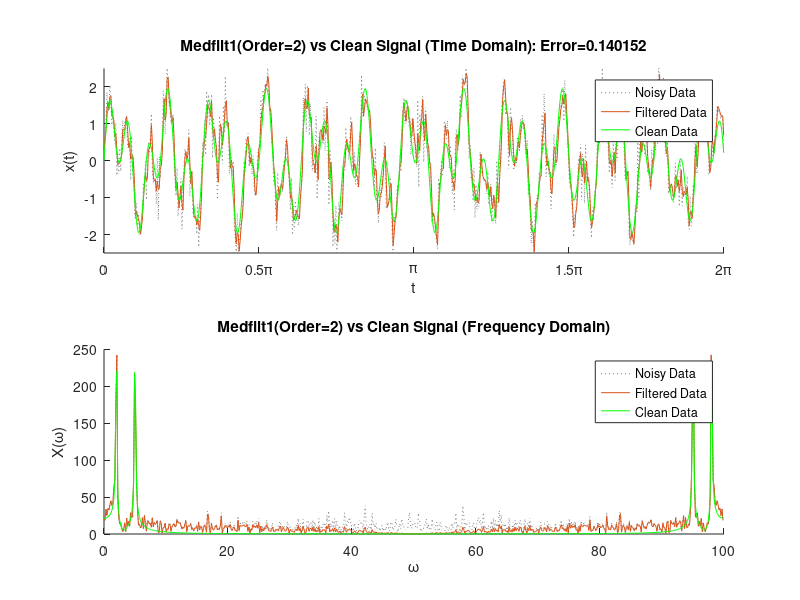
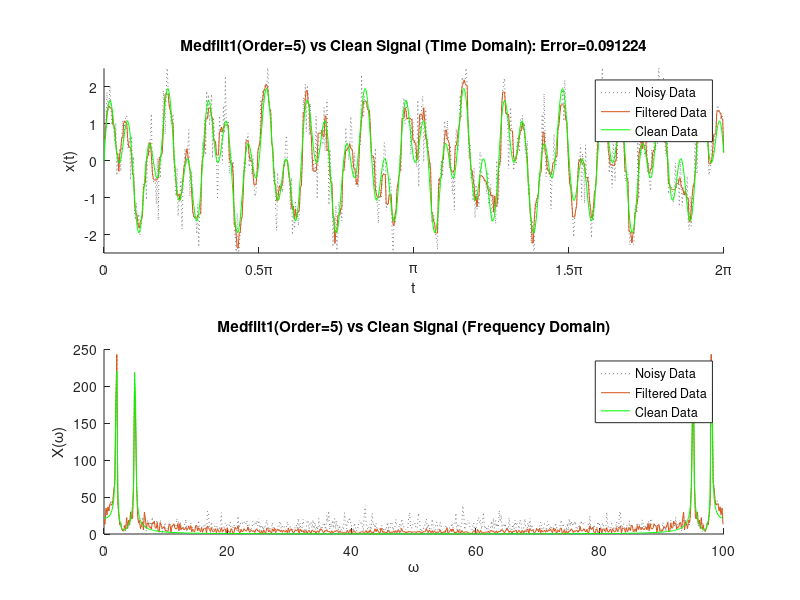
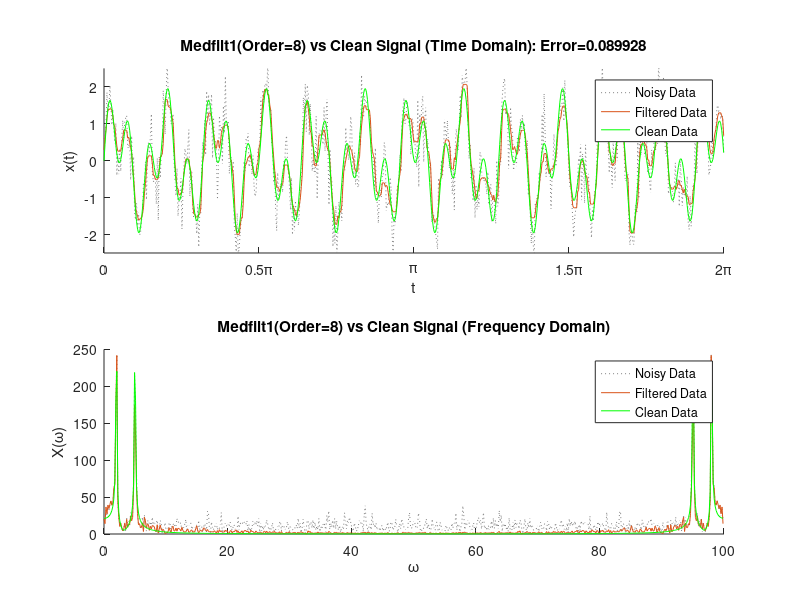
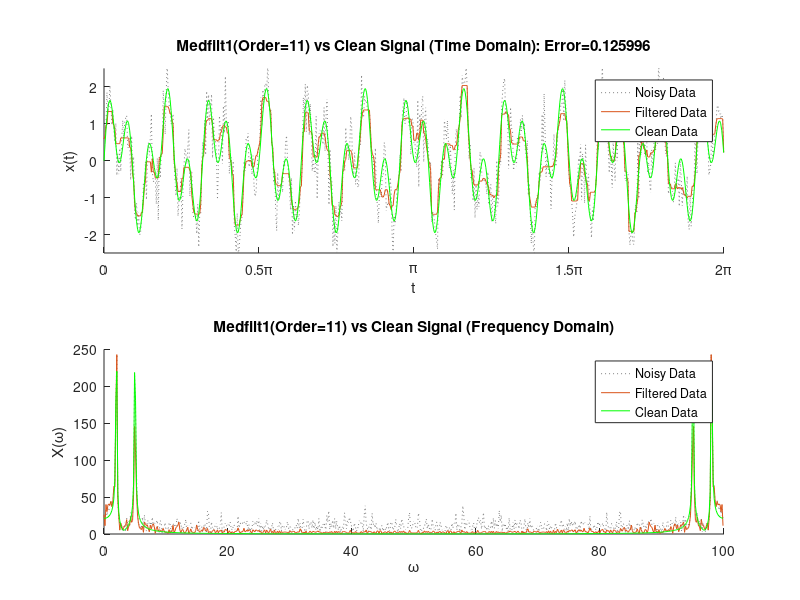

The MATLAB source for these figures, in order:
% set up my time vector
fsampling = 100;
t = 0:1/fsampling:2*pi;

f1 = 2;
f2 = 5;
x1 = sin(2*pi*f1*t);
x2 = sin(2*pi*f2*t);
x = x1 + x2;
X = fft(x);
x_noisy = x1 + x2 + 0.5*randn(size(t));
X_noisy = fft(x_noisy);
omega = ((0:length(X_noisy) - 1)/length(X_noisy))*fsampling;

for order = 2:3:16
      
    fig = figure;
    set(fig, 'Position', [100 100 1366 768]); % sets size of figure; 1366x768
    
    filtered_x = medfilt1(x_noisy, order);
    X_filtered = fft(filtered_x);
    subplot(2,1,1);
    hold on;
    plot(t, x_noisy, 'DisplayName', 'Noisy Data', 'Color', [0.5 0.5 0.5], 'LineStyle', ':');
    plot(t, filtered_x, 'DisplayName', 'Filtered Data');
    plot(t, x, 'DisplayName', 'Clean Data', 'Color', 'g');
    err = immse(x, filtered_x);
    hold off;
    xlim([0,2*pi]);
    xticks([0:pi/2:2*pi])
    xticklabels({'0','0.5\pi','\pi','1.5\pi','2\pi'})
    ylim([-2.5,2.5]);
    xlabel('t');
    ylabel('x(t)');
    legend('show');
    title(sprintf('Medfilt1(Order=%d) vs Clean Signal (Time Domain): Error=%f', order, err))
    
    subplot(2,1,2);
    hold on;
    plot(omega, abs(X_noisy), 'DisplayName', 'Noisy Data', 'Color', [0.5 0.5 0.5], 'LineStyle', ':');
    plot(omega, abs(X_filtered), 'DisplayName', 'Filtered Data');
    plot(omega, abs(X), 'DisplayName', 'Clean Data', 'Color', 'g');
    hold off
    xlabel('\omega');
    ylabel('X(\omega)');
    title(sprintf('Medfilt1(Order=%d) vs Clean Signal (Frequency Domain)', order));
    legend('show')
    
    saveas(fig, sprintf('medfilt_order_%d', order), 'png')
end